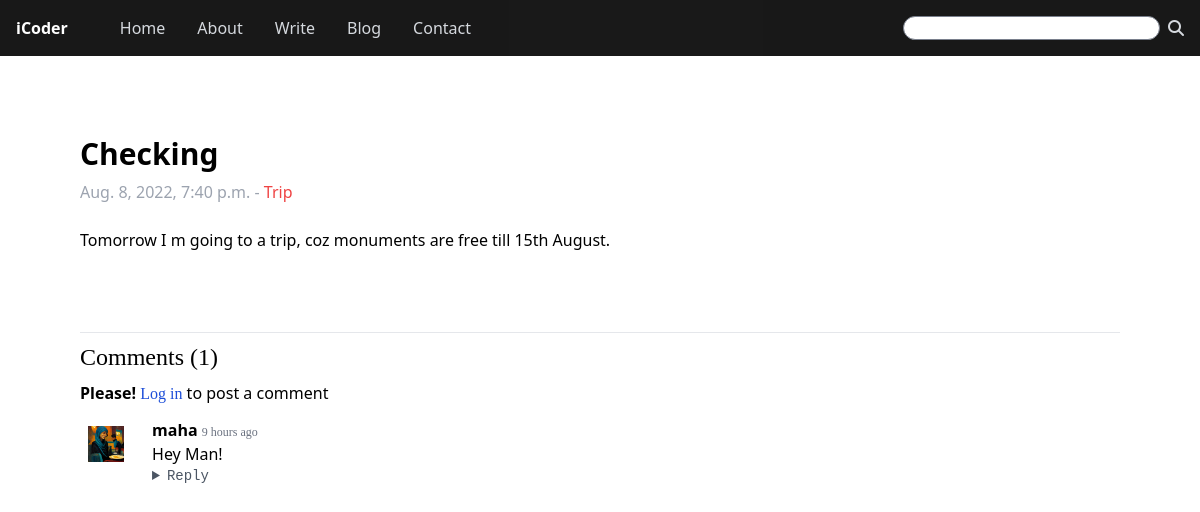
/blog/checking, run on the app's committed database.
### blog/models.py (models this page shows, shortened)
class Post(models.Model):
    sno = models.AutoField(primary_key=True)
    title = models.CharField(max_length=100)
    author = models.CharField(max_length=50)
    slug = models.CharField(max_length=130)
    content = models.TextField()
    timeStamp = models.DateTimeField(auto_now_add=True, blank=True)

class BlogComment(models.Model):
    sno = models.AutoField(primary_key=True)
    comment = models.TextField()
    user = models.ForeignKey(User, on_delete=models.CASCADE)
    post = models.ForeignKey(Post, on_delete=models.CASCADE)
    parent = models.ForeignKey('self', on_delete=models.CASCADE, null=True)
    timestamp = models.DateTimeField(default=timezone.now)

### blog/views.py (the view)
# urls.py: path('<str:slug>', views.blogPost, name='blogPost')
def blogPost(request, slug):
    post = Post.objects.filter(slug=slug)[0]
    comments = BlogComment.objects.filter(post=post, parent=None).order_by("-timestamp") # - denotes descending
    replies = BlogComment.objects.filter(post=post).exclude(parent=None)
    replyDict = {}
    for reply in replies:
        if reply.parent.sno not in replyDict.keys():
            replyDict[reply.parent.sno] = [reply]
        else:
            replyDict[reply.parent.sno].append(reply)
    context = {'post': post, 'comments': comments, 'replyDict':replyDict}
    return render(request, 'blog/blogPost.html', context)

### templates/blog/blogPost.html (shortened to what this page needs)
{% extends 'base.html' %}
{% load humanize %}
{% block body %}
<div class="p-20 space-y-2">
    <h1 class="text-3xl font-semibold">{{post.title}}</h1>
    <p class="text-gray-400">{{post.timeStamp}} - <a href="/about" class="text-red-500 font-medium">{{post.author}}</a></p>
    <p class="pt-4">{{post.content}}</p>
</div>
<div class="px-20 space-y-2 pb-5">
    <hr>
    <h1 class="text-2xl font-serif">Comments ({{comments.count}})</h1>
    {% if request.user.is_authenticated %}
    <form class="flex flex-col w-[60%] space-y-3 pb-3" action="/blog/postComment" method="post"> {% csrf_token %}
        <textarea name="comment" id="comment" cols="20" rows="3" placeholder="Enter your comment..." required></textarea>
        <input type="hidden" name="postSno" id="postSno" value="{{post.sno}}">
        <input type="hidden" name="parentSno" id="parentSno" value="">
        <button type="submit" class="text-sm font-semibold tracking-wider bg-gray-800 border-2 border-black text-white hover:bg-gray-700 hover:border-gray-600 focus:bg-black px-5 py-1.5 w-fit">Add Comment</button>
    </form>
    {% else %}
    <p><b>Please!</b> <a class="text-blue-700 font-serif" href="/login">Log in</a> to post a comment</p>
    {% endif %}
    {% for comment in comments %}
    <div class="flex w-[70%] py-1">
        <div class="mr-5 p-2">
            <img class="w-10" src="/static/img/mano.png" alt="">
        </div>
        <div class="w-[100%]">
            <div>
                <p class="font-semibold">{{comment.user}} <span class="text-gray-500 font-serif font-normal text-xs" >{{comment.timestamp | naturaltime}}</span></p>
            </div>
            <p>{{comment.comment}}</p>
            <details>
                <summary class="text-sm font-mono text-gray-600">Reply</summary>
            </details>
        </div>
    </div>
    {% endfor %}
</div>
{% endblock body %}

### data on the page
Post: title "Checking", timeStamp "Aug. 8, 2022, 7:40 p.m.", author "Trip", content "Tomorrow I m going to a trip, coz monuments are free till 15th August."
BlogComment: user "maha", timestamp "9 hours ago", comment "Hey Man!"

### other printed values
{{ comments.count }} "1"
